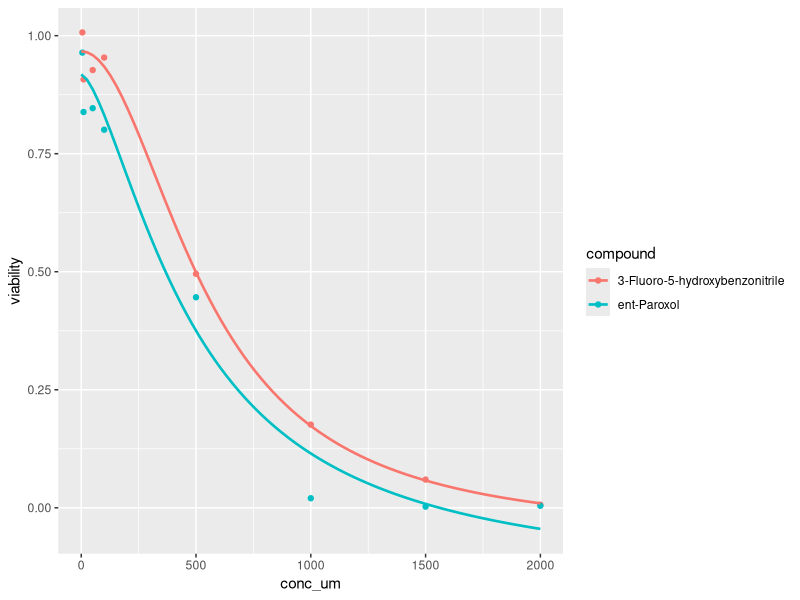
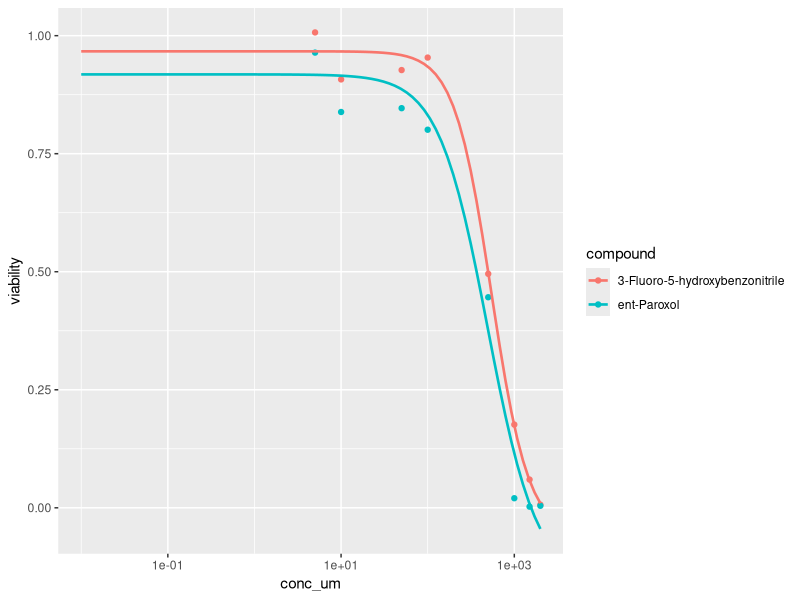

Recreate these plots in R, in order.
library(tidyverse)

rawdata <- read_csv("./data/fig4f.csv")
rawdata

# 按照（化合物 × 浓度）分组
d <- rawdata |>
  filter(conc_um > 0) |>
  summarise(
    mean = mean(viability),
    sd   = sd(viability),
    .by  = c(compound, conc_um)
  ) 



# 建模的是 rawdata, 画图的是 d
rawdata |> 
  ggplot(aes(x = conc_um, y = viability, color = compound)) +
  geom_point(data = d, aes(x = conc_um, y = mean)) +
  geom_smooth(
    method = "nls",
    formula = y ~ bottom + (top - bottom) / (1 + (x / ec50)^hill),
    method.args = list(
      start     = c(bottom = -0.2, top = 1, ec50 = 500, hill = 1),
      algorithm = "port",
      control   = list(maxiter = 1000)
    ),
    se = FALSE,
    linewidth = 0.9
  ) 
  

# 下一步：x 轴放在 log10 尺度
# 因为 (x / ec50)^hill 里，负数做非整数次幂会得到 NaN。
# 所以调整为(10^x / ec50)^hill，这只是一个变通的方法

rawdata |> 
  mutate(conc_um = conc_um + 0.01) |> 
  ggplot(aes(x = conc_um, y = viability, color = compound)) +
  geom_point(data = d, aes(x = conc_um + 0.01, y = mean)) +
  geom_smooth(
    method = "nls",
    formula = y ~ bottom + (top - bottom) / (1 + (10^x / ec50)^hill),
    method.args = list(
      start     = c(bottom = -0.2, top = 1, ec50 = 500, hill = 1),
      algorithm = "port",
      control   = list(maxiter = 1000)
    ),
    se = FALSE,
    linewidth = 0.9
  ) +
  scale_x_log10()
